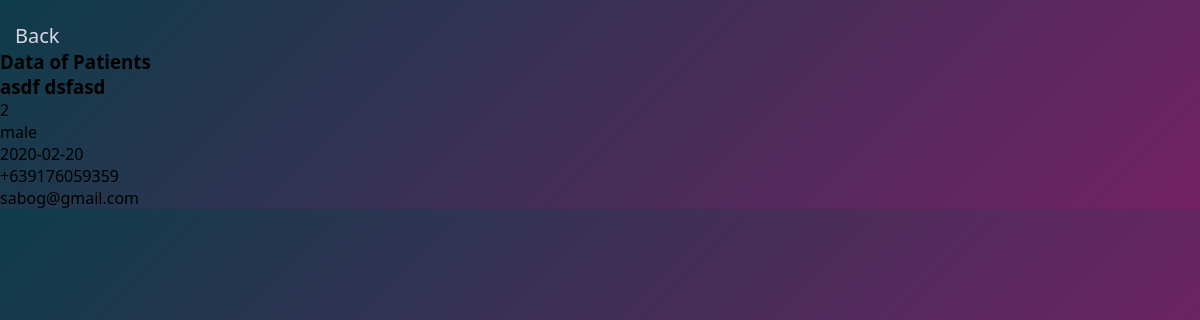
/users/view-patients.php, run on an earlier commit of the app's database.
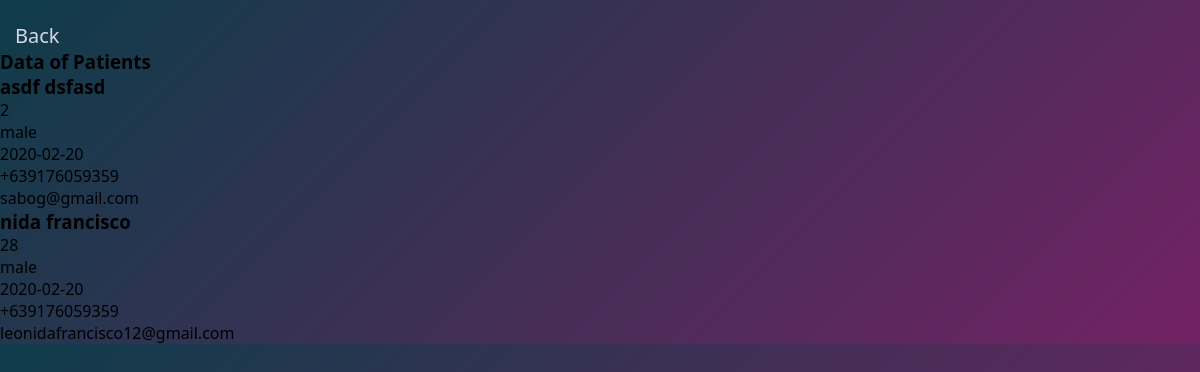
And on a later commit of the database.
### tables this page shows
CREATE TABLE `patients` (
  `id` int(11) NOT NULL,
  `email` varchar(50) NOT NULL,
  `password` varchar(20) NOT NULL,
  `first_name` varchar(30) NOT NULL,
  `last_name` varchar(30) NOT NULL,
  `age` int(20) NOT NULL,
  `gender` varchar(20) NOT NULL,
  `date_of_birth` date NOT NULL,
  `mobile_number` varchar(13) NOT NULL,
  `hmo` varchar(20) NOT NULL,
  `patient_id` int(50) NOT NULL,
  `v_code` varchar(20) NOT NULL,
  `email_status` int(11) NOT NULL,
  `date_time_created` datetime NOT NULL,
  `date_time_updated` datetime DEFAULT NULL,
  `remarks` varchar(20) DEFAULT NULL
);

### users/view-patients.php (the view, shortened to what this page needs)
<?php
include('../connection.php');
?>
<!DOCTYPE html>
<html lang="en">
<head>
    <link rel="stylesheet" href="../css/view-patients.css">
</head>
<body>
<br>
<div class="back">
<a href="home.php">Back</a>
</div>
<h3>Data of Patients</h3>
<?php
$query_patients = "SELECT * FROM patients";
$run = mysqli_query($conn,$query_patients);
if(mysqli_num_rows($run) > 0){
    foreach($run as $row){
        ?>
            <h3><?php echo $row ['first_name'] . " ".  $row ['last_name']?></h3>
            <p><?php echo $row ['age']?></p>
            <p><?php echo $row ['gender']?></p>
            <p><?php echo $row ['date_of_birth']?></p>
            <p><?php echo $row ['mobile_number']?></p>
            <p><?php echo $row ['email']?></p>
        <?php
    }
}else{
    echo "No Patients ". $conn->error;
}
?>
</body>
</html>

### css/view-patients.css (style rules this page uses)
* { margin: 0px; padding: 0px; }
body { background: linear-gradient(135deg, #0e3c49, #732264); font-family: 'Segoe UI', Tahoma, Geneva, Verdana, sans-serif; }
.back a { text-decoration-line: none; color: #d8d7e7; font-size: 20px; padding-left: 15px; }

What changed in the data, as far as the page shows it:
added patients: first_name "nida", last_name "francisco", age "28", gender "male", date_of_birth "2020-02-20", mobile_number "+639176059359", email "leonidafrancisco12@gmail.com"
